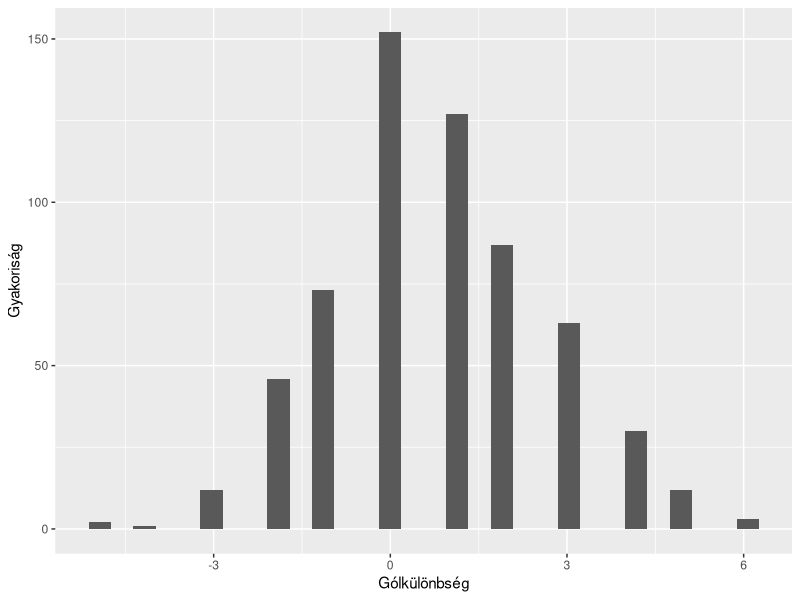
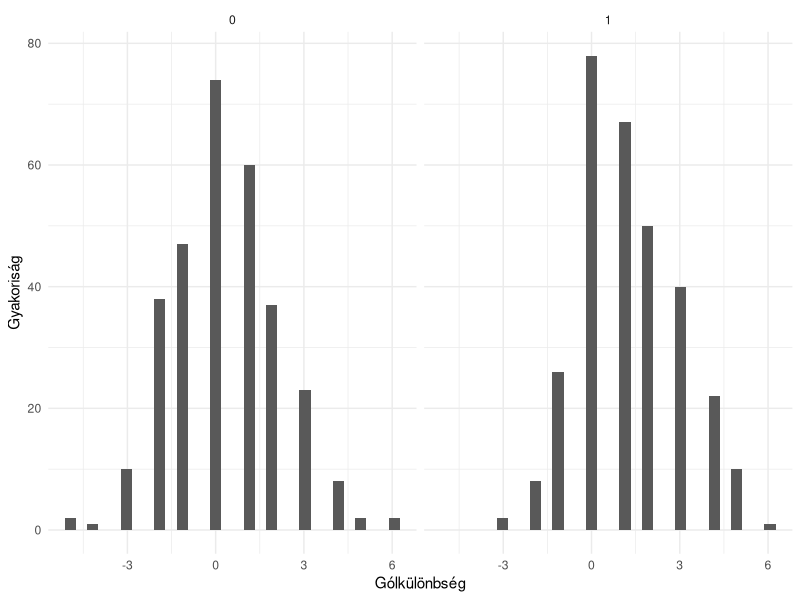
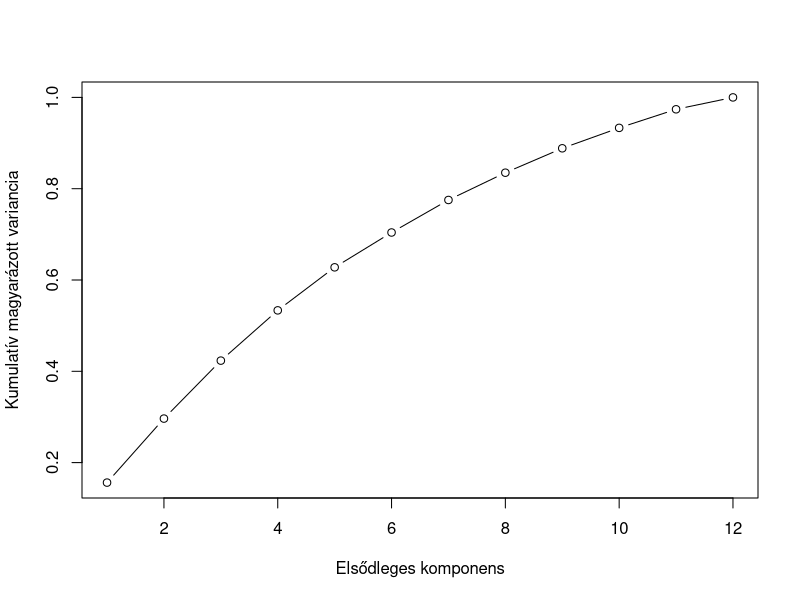
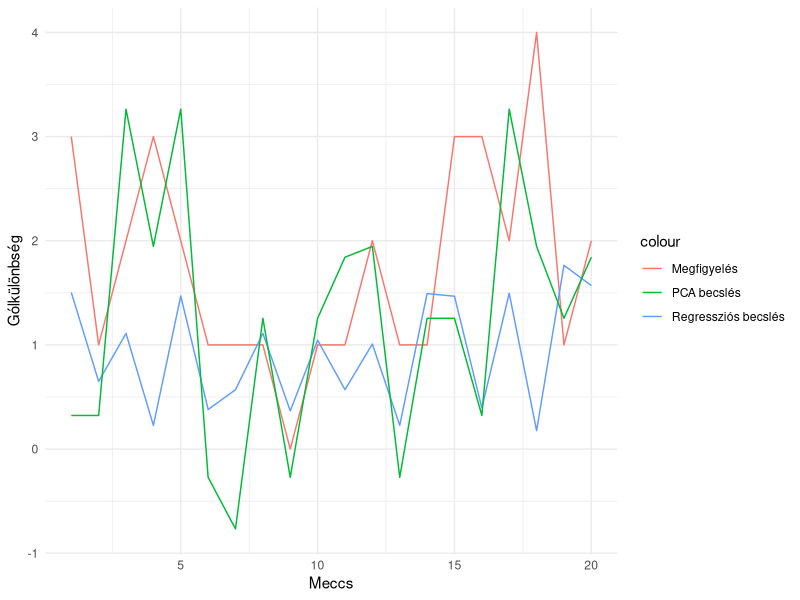

Write the R code that produced these figures, in order.
## ---- chunk 1
library(data.table)
library(dplyr)
library(ggplot2)
library(MASS)
library(rpart)
## ---- chunk 2
data <- fread('data/Liverpool_football_data.csv')
## ---- chunk 3
get_team_data <- function(season){
  team_data <- data.table(team=character(),
                          mean_goals_scored=numeric(), 
                          mean_goals_received=numeric(), 
                          mean_shots_on_target=numeric())
  
  for (l in 1:19){
    temp <- seasonsbefore[OTHER == unique(season$OTHER)[l]]
    row <- data.table(team=unique(season$OTHER)[l],
                      mean_goals_scored=mean(temp$L_goals), 
                      mean_goals_received=mean(temp$O_goals), 
                      mean_shots_on_target=mean(temp$L_shots_on_target))
    team_data <- rbindlist(list(team_data, row))
  }
  
  team_data[is.na(team_data)] <- 0
  
  
  for (l in 1:19){
    season[OTHER==unique(season$OTHER)[l], 
           mean_goals_scored:=team_data[team==unique(season$OTHER)[l], mean_goals_scored]]
    season[OTHER==unique(season$OTHER)[l], 
           mean_goals_received:=team_data[team==unique(season$OTHER)[l], mean_goals_received]]
    season[OTHER==unique(season$OTHER)[l], 
           mean_shots_on_target:=team_data[team==unique(season$OTHER)[l], mean_shots_on_target]]
  }
  return(season)
}
## ---- chunk 4
train_data <- data.table()

for (i in 0:15){
  season <- data[year == paste(formatC(3+i, width=2, flag="0"), formatC(4+i, width=2, flag="0"), sep="-")]
  seasonsbefore <- data[year %in% c(paste(formatC(0+i, width=2, flag="0"), formatC(1+i, width=2, flag="0"), sep="-"), 
                                    paste(formatC(1+i, width=2, flag="0"), formatC(2+i, width=2, flag="0"), sep="-"),
                                    paste(formatC(2+i, width=2, flag="0"), formatC(3+i, width=2, flag="0"), sep="-"))]
  
  season <- get_team_data(season)
  
  train_data <- rbindlist(list(train_data, season))
}
## ---- chunk 5
train_data[, goal_difference_lag1 := lag(train_data$goal_difference, n=1)]
train_data[, goal_difference_lag2 := lag(train_data$goal_difference, n=2)]
train_data[, goal_difference_lag3 := lag(train_data$goal_difference, n=3)]
train_data[, L_shots_on_target_lag1 := lag(train_data$L_shots_on_target, n=1)]
train_data[, L_shots_on_target_lag2 := lag(train_data$L_shots_on_target, n=2)]
train_data[, L_shots_on_target_lag3 := lag(train_data$L_shots_on_target, n=3)]
train_data[, yellow_cards_lag1 := lag(train_data$L_yellow_cards, n=1)]
train_data[is.na(train_data)] <- 0
## ---- chunk 6
to_model <- train_data[, .(goal_difference, 
                           home, 
                           mean_goals_scored, 
                           mean_goals_received, 
                           mean_shots_on_target,
                           goal_difference_lag1,
                           goal_difference_lag2,
                           goal_difference_lag3,
                           L_shots_on_target_lag1,
                           L_shots_on_target_lag2,
                           L_shots_on_target_lag3,
                           yellow_cards_lag1)]
## ---- chunk 7
# test_data letrehozasa
season <- data[year == "19-20"]
seasonsbefore <- data[year %in% c("16-17", "17-18", "18-19")]

test_data <- get_team_data(season)

test_data[, goal_difference_lag1 := lag(test_data$goal_difference, n=1)]
test_data[, goal_difference_lag2 := lag(test_data$goal_difference, n=2)]
test_data[, goal_difference_lag3 := lag(test_data$goal_difference, n=3)]
test_data[, L_shots_on_target_lag1 := lag(test_data$L_shots_on_target, n=1)]
test_data[, L_shots_on_target_lag2 := lag(test_data$L_shots_on_target, n=2)]
test_data[, L_shots_on_target_lag3 := lag(test_data$L_shots_on_target, n=3)]
test_data[, yellow_cards_lag1 := lag(test_data$L_yellow_cards, n=1)]
test_data[is.na(test_data)] <- 0

to_model_test <- test_data[, .(goal_difference, 
                               home, 
                               mean_goals_scored, 
                               mean_goals_received, 
                               mean_shots_on_target,
                               goal_difference_lag1,
                               goal_difference_lag2,
                               goal_difference_lag3,
                               L_shots_on_target_lag1,
                               L_shots_on_target_lag2,
                               L_shots_on_target_lag3,
                               yellow_cards_lag1)]
## ---- chunk 8
ggplot(data=train_data, aes(goal_difference)) + 
  geom_histogram() +
  xlab("Gólkülönbség") + 
  ylab("Gyakoriság")
## ---- chunk 9
train_data[, mean(goal_difference), by=home]
## ---- chunk 10
ggplot(data=train_data, aes(goal_difference)) + geom_histogram() + 
  facet_wrap(~ as.factor(home)) +
  xlab("Gólkülönbség") + 
  ylab("Gyakoriság") + 
  theme_minimal()

## ---- chunk 11
lm_full <- lm(goal_difference ~ ., data=to_model)
step <- stepAIC(lm_full, trace=FALSE)

summary(step)
## ---- chunk 12
lm_pred <- predict(step, to_model_test)
## ---- chunk 13
pca <- prcomp(to_model, scale = TRUE)

## ---- chunk 14
std_dev <- pca$sdev
pr_var <- std_dev^2
prop_varex <- pr_var/sum(pr_var)

plot(cumsum(prop_varex), xlab = "Elsődleges komponens",
     ylab = "Kumulatív magyarázott variancia",
     type = "b") + theme_classic()
## ---- chunk 15
train.data <- data.frame(goal_difference = to_model$goal_difference, pca$x)
rpart.model <- rpart(goal_difference ~ .,data = train.data, method = "anova")

## ---- chunk 16
test.data <- predict(pca, newdata = to_model_test)
test.data <- as.data.frame(test.data)

rpart.prediction <- predict(rpart.model, test.data)
pca_pred <- rpart.prediction
## ---- chunk 17
results <- data.table(goal_difference=to_model_test$goal_difference,
                      lm_prediction=lm_pred,
                      pca_prediction=pca_pred)
results[, match := as.integer(row.names(results))]


ggplot(data=results, aes(x=match)) +
  geom_line(aes(y=goal_difference, color="Megfigyelés")) +
  geom_line(aes(y=lm_prediction, color="Regressziós becslés")) +
  geom_line(aes(y=pca_prediction, color="PCA becslés")) +
  xlab("Meccs") + 
  ylab("Gólkülönbség") + 
  theme(legend.title = element_blank()) + 
  theme_minimal()
## ---- chunk 18
c(mean(sqrt(abs(results$goal_difference - results$lm_prediction))), 
  mean(sqrt(abs(results$goal_difference - results$pca_prediction))))

